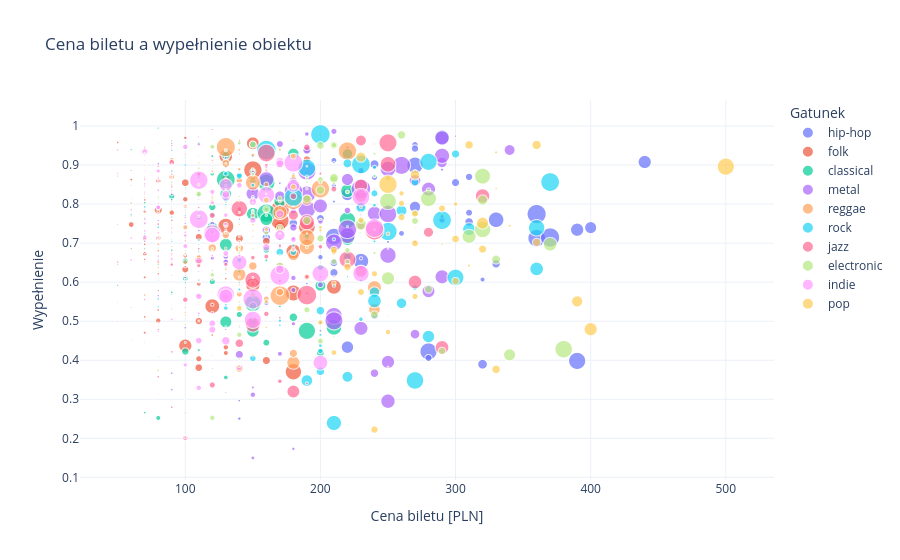

Source (notebook cell):
### Code cell
fig = px.scatter(
    df,
    x="cena_biletu_pln",
    y="wypelnienie",
    color="gatunek",
    size="pojemnosc",
    hover_data=["miasto", "typ_obiektu"],
    title="Cena biletu a wypełnienie obiektu",
    labels={
        "cena_biletu_pln": "Cena biletu [PLN]",
        "wypelnienie": "Wypełnienie",
        "gatunek": "Gatunek",
        "pojemnosc": "Pojemność"
    }
)

fig.update_layout(template="plotly_white")
fig.show()
